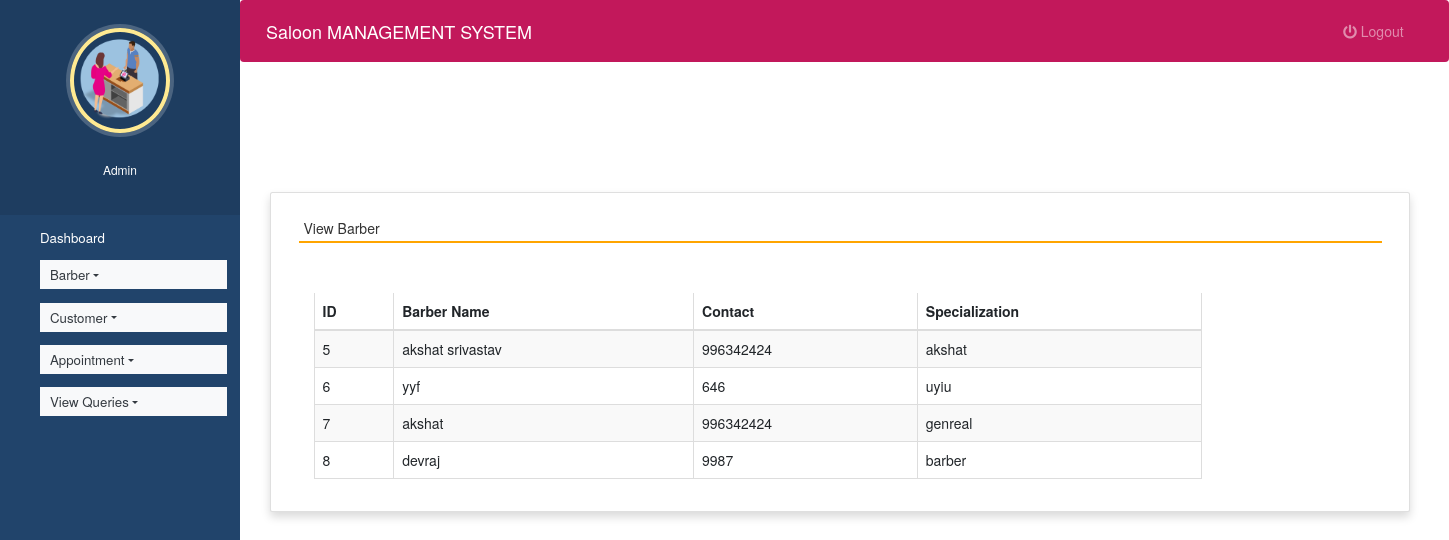
Page /view_doctor (signed in) on the committed database.
### hospitals/models.py (models this page shows, shortened)
class Doctor(models.Model):
    name = models.CharField(max_length=50)
    mobile = models.IntegerField()
    special = models.CharField(max_length=50)

### hospitals/views.py (the view)
# urls.py: path('view_doctor', view_doctor, name='view_doctor'),
def view_doctor(request):
    if not request.user.is_staff:
        return redirect('login')
    doc = Doctor.objects.all()
    d = {'doc':doc}
    return render(request,'view_doctor.html', d)

### hospitals/templates/view_doctor.html (shortened to what this page needs)
{% extends 'admin_nav.html' %}
{% load static %}
{% block content %}
<head>
 <link rel="stylesheet" href="https://maxcdn.bootstrapcdn.com/bootstrap/3.4.1/css/bootstrap.min.css">
  <link rel="stylesheet" href="https://cdnjs.cloudflare.com/ajax/libs/font-awesome/4.7.0/css/font-awesome.min.css">
  <link rel="stylesheet" href="https://use.fontawesome.com/releases/v5.6.3/css/all.css">
</head>
<br><br><br><br>
<div class="container card shadow m-5">
    <div class="card-body">
        <h5 class="p-2" style="border-bottom: 2px solid orange">View Barber</h5>
		<div class="container mt-5">
			<div class="table-responsive">
		<table id="example" class="table table-striped table-bordered table-sm" style="width:80%">
			<thead>
				<tr>
					<th>ID</th>
					<th>Barber Name</th>
					<th>Contact</th>
					<th>Specialization</th>
				</tr>
			</thead>
			<tbody>
            {% for i in doc %}
			<tr>
				<td>{{i.id}}</td>
				<td>{{i.name}}</td>
				<td>{{i.mobile}}</td>
				<td>{{i.special}}</td>
			</tr>
			{% endfor %}
			</tbody>
		</table>
				</div>
	 </div>
	</div>
</div>
{% endblock content %}

### hospitals/templates/admin_nav.html (shortened to what this page needs)
<!DOCTYPE html>
{% load static %}
<html lang="en">
<head>
  <link rel="stylesheet" href="https://stackpath.bootstrapcdn.com/bootstrap/4.3.1/css/bootstrap.min.css">
  <link rel="stylesheet" href="https://maxcdn.bootstrapcdn.com/font-awesome/4.7.0/css/font-awesome.min.css">
  <link rel="stylesheet" href="{% static 'style.css' %}">
</head>
<body>
  <nav class="menu" tabindex="0">
    <header class="avatar">
      <img src="{% static 'images/h8.png' %}" />
      <br><br>
      <h6 style="color : white">Admin</h6>
    </header>
    <ul>
      <li tabindex="0" class="icon-dashboard"> <a style="color:white; text-decoration:none;" href="{% url 'admin_home' %}"><span>Dashboard</span></a> </li>
      <li tabindex="0" class="nav-item dropdown icon-customers">
        <a href="" class="nav-link dropdown-toggle text-dark bg-light" id="navbardrop"
				data-toggle="dropdown" style="color:white; text-decoration:none;"> Barber</a>
      </li>
      <li tabindex="0" class="nav-item dropdown icon-users">
        <a href="" class="nav-link dropdown-toggle text-dark bg-light" id="navbardrop"
				data-toggle="dropdown" style="color:white; text-decoration:none;"> Customer</a>
      </li>
      <li tabindex="0" class="nav-item dropdown icon-calendar">
        <a href="" class="nav-link dropdown-toggle text-dark bg-light" id="navbardrop"
				data-toggle="dropdown" style="color:white; text-decoration:none;"> Appointment</a>
      </li>
        <li tabindex="0" class="nav-item dropdown icon-calendar">
        <a href="" class="nav-link dropdown-toggle text-dark bg-light" id="navbardrop"
				data-toggle="dropdown" style="color:white; text-decoration:none;"> View Queries</a>
      </li>
    </ul>
  </nav>
  <main>
    <div class="bs-example">
      <nav class="navbar navbar-expand-md  navbar-dark fixed-top" style="background:#c2185b;">
        <a href="#" class="navbar-brand">Saloon MANAGEMENT SYSTEM</a>
        <div class="collapse navbar-collapse justify-content-between" id="navbarCollapse">
          <div class="navbar-nav" style=" margin-left: 90%;">
            <a href="{% url 'logout' %}" class="nav-item nav-link"><i class="fas fa-power-off"></i> Logout</a>
          </div>
        </div>
      </nav>
    </div>
    {% block content %}
    {% endblock content %}
  </main>
</body>
</html>

### hospitals/static/style.css (style rules this page uses)
body { padding-left: 240px; }
main { position: relative; height: 100vh; }
.menu { background: #21446B; height: 100vh; width: 240px; position: fixed; top: 0px; left: 0; z-index: 5; outline: none; }
.menu .avatar { background: rgba(0, 0, 0, 0.1); padding: 2em 0.5em; text-align: center; }
.menu .avatar img { width: 100px; border-radius: 50%; overflow: hidden; border: 4px solid #ffea92; box-shadow: 0 0 0 4px rgba(255, 255, 255, 0.2); }
.menu ul { list-style: none; padding: 0.5em 0; margin: 0; }
.menu ul li { padding: 0.5em 1em 0.5em 3em; font-size: 0.95em; font-weight: regular; background-repeat: no-repeat; background-position: left 15px center; background-size: auto 20px; transition: all 0.15s linear; cursor: pointer; }
.menu ul li.icon-dashboard { background-image: url("http://www.entypo.com/images//gauge.svg"); }
.menu ul li.icon-customers { background-image: url("http://www.entypo.com/images//briefcase.svg"); }
.menu ul li.icon-users { background-image: url("http://www.entypo.com/images//users.svg"); }
.menu ul li.icon-calendar { background-image: url("http://www.entypo.com/images//calendar.svg"); }

### hospitals/templates/admin_nav.html (style rules this page uses)
a:link { text-decoration: none; }
a { color: white; }
body { padding-left: 240px; }
main { position: relative; height: 100vh; }
.menu { background: #21446B; height: 100vh; width: 240px; position: fixed; top: 0px; left: 0; z-index: 5; outline: none; }
.menu .avatar { background: rgba(0, 0, 0, 0.1); padding: 2em 0.5em; text-align: center; }
.menu .avatar img { width: 100px; border-radius: 50%; overflow: hidden; border: 4px solid #ffea92; box-shadow: 0 0 0 4px rgba(255, 255, 255, 0.2); }
.menu ul { list-style: none; padding: 0.5em 0; margin: 0; }
.menu ul li { padding: 0.5em 1em 0.5em 3em; font-size: 0.95em; font-weight: regular; background-repeat: no-repeat; background-position: left 15px center; background-size: auto 20px; transition: all 0.15s linear; cursor: pointer; }
.menu ul li.icon-dashboard { background-image: url("http://www.entypo.com/images//gauge.svg"); }
.menu ul li.icon-customers { background-image: url("http://www.entypo.com/images//briefcase.svg"); }
.menu ul li.icon-users { background-image: url("http://www.entypo.com/images//users.svg"); }
.menu ul li.icon-calendar { background-image: url("http://www.entypo.com/images//calendar.svg"); }

### rows in the picture
Doctor: id "5", name "akshat srivastav", mobile "996342424", special "akshat"
Doctor: id "6", name "yyf", mobile "646", special "uyiu"
Doctor: id "7", name "akshat", mobile "996342424", special "genreal"
Doctor: id "8", name "devraj", mobile "9987", special "barber"
